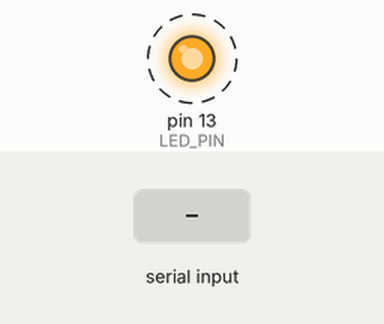
This sketch was run on a simulated Arduino Uno, built with avr-gcc and run on an emulated ATmega328P. On the bench: output pins drawn as LEDs (lit = HIGH). Dashed ring = blinking. The inputs (shaded band) are chosen by the test bench. What the sketch prints to the serial monitor is not drawn.

Above: at 1.2 s.
1.3 s: byte 30 received over Serial
3.5 s: byte 90 received over Serial
5.5 s: byte 120 received over Serial
Timing chart, 0 to 13.5 s (numbered marks = the images above; inputs shaded):
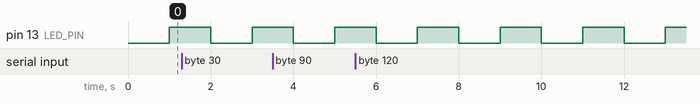

The sketch:

LED_09_led_non_bloccante.ino
```cpp
/*
 * LED_09_led_non_bloccante.ino
 *
 * Questo sketch dimostra come far lampeggiare un LED senza utilizzare la funzione delay(),
 * che blocca l'esecuzione del programma. Questo approccio permette ad Arduino di eseguire
 * altre operazioni mentre il LED lampeggia.
 *
 * Circuito:
 * - LED collegato al pin 13 e GND attraverso una resistenza da 220 ohm
 *
 * Creato il: 2023
 */

const int LED_PIN = 13;        // Pin a cui è collegato il LED

// Variabili per il controllo del lampeggio non bloccante
unsigned long previousMillis = 0;  // Memorizza l'ultimo momento in cui il LED è stato aggiornato
const long interval = 1000;        // Intervallo di lampeggio (millisecondi)
int ledState = LOW;                // Stato attuale del LED

void setup() {
  // Inizializza il pin digitale come output
  pinMode(LED_PIN, OUTPUT);

  // Inizializza la comunicazione seriale
  Serial.begin(9600);
  Serial.println("LED non bloccante - premi qualsiasi tasto per inviare un messaggio");
}

void loop() {
  // Controlla se sono disponibili dati sulla porta seriale
  if (Serial.available() > 0) {
    // Leggi il byte in arrivo
    char incomingByte = Serial.read();

    // Stampa il carattere ricevuto
    Serial.print("Ho ricevuto: ");
    Serial.println(incomingByte);
  }

  // Controlla se è trascorso abbastanza tempo dall'ultimo aggiornamento
  unsigned long currentMillis = millis();

  if (currentMillis - previousMillis >= interval) {
    // Salva l'ultimo momento in cui hai aggiornato il LED
    previousMillis = currentMillis;

    // Inverte lo stato del LED
    if (ledState == LOW) {
      ledState = HIGH;
    } else {
      ledState = LOW;
    }

    // Imposta il LED con il nuovo stato
    digitalWrite(LED_PIN, ledState);

    // Stampa un messaggio quando il LED cambia stato
    Serial.print("LED cambiato a: ");
    Serial.println(ledState == HIGH ? "ACCESO" : "SPENTO");
  }

  // Qui puoi inserire altro codice che verrà eseguito continuamente
  // senza essere bloccato dalla funzione delay()
}
```

Measured:
- by itself, pin 13 (LED_PIN): alternates HIGH for 1.0 s and LOW for 1.0 s
